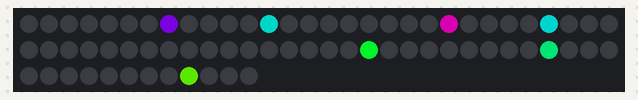
Recording of a sketch running on a simulated Arduino Uno, built with avr-gcc and run on an emulated ATmega328P. On the bench: 72 RGB LEDs in strip order, left to right, continuing on the next row. Random numbers use the default seed unless the sketch sets one.

Above: at 0.16 s.
At 6.43 s:
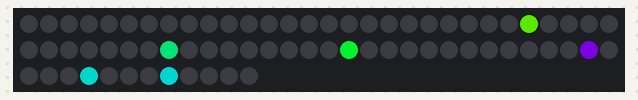
At 12.69 s:
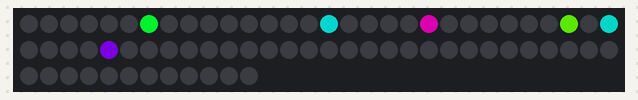
At 18.34 s:
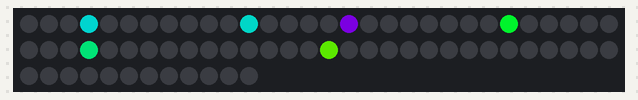
At 28.99 s:
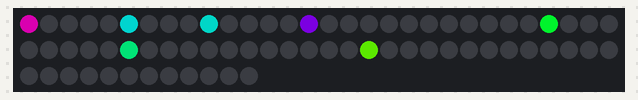
At 38.09 s:
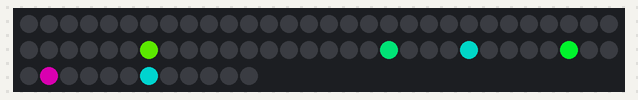

The sketch:

bouncing_pixels.ino
```cpp
#include <Adafruit_NeoPixel.h>

#define N_LEDS 72
#define PIN     1
#define NUM_PIXELS 11

/**
 * Defines a single pixel that bounces from one end of the light strip to the other.
 */
class BouncingPixel
{
  private:
    int _pos, _dir, _strip_size;
    double _color;

  public:
    BouncingPixel();
    BouncingPixel(int strip_size, double color, int init_pos, int dir);
    int next();
    double color();
};

/**
 * Empty constructor
 */
BouncingPixel::BouncingPixel() {
}

/**
 * Constructor for initializing the pixel.
 *
 * @param int strip_size The length of the led strip
 * @param double color The color of the pixel
 * @param int init_pos The initial position of the pixel (must be between 0 and N_LEDS)
 * @param int dir The initial direction of the pixel (1 goes up, -1 goes down)
 */
BouncingPixel::BouncingPixel(int strip_size, double color, int init_pos, int dir) {
  _color = color;
  _strip_size = strip_size;
  _pos = init_pos;
  _dir = dir;
}

/**
 * Retrive the next position on the strip for the pixel
 *
 * @return int
 */
int BouncingPixel::next() {
  _pos += _dir;
  if (_pos < 0) {
    _pos = 1;
    _dir = -_dir;
  }
  else if (_pos >= _strip_size) {
    _pos = _strip_size;
    _dir = -_dir;
  }

  return _pos;
}

/**
 * Get the color of the pixel
 *
 * @return double
 */
double BouncingPixel::color() {
  return _color;
}

/**
 * Global vars
 */
Adafruit_NeoPixel strip = Adafruit_NeoPixel(N_LEDS, PIN, NEO_GRB + NEO_KHZ800);
BouncingPixel pixels[NUM_PIXELS];

/**
 * Generate a color based on an value between 0 and 255
 * The colours are a transition r - g - b - back to r.
 *
 * Stole this from the 'cyberpunk' sketch
 *
 * @param byte WheelPos the desired position on the color wheel
 * @return strip.Color
 */
uint32_t wheel(byte WheelPos) {
  if(WheelPos < 85) {
   return strip.Color(WheelPos * 3, 255 - WheelPos * 3, 0);
  } else if(WheelPos < 170) {
   WheelPos -= 85;
   return strip.Color(255 - WheelPos * 3, 0, WheelPos * 3);
  } else {
   WheelPos -= 170;
   return strip.Color(0, WheelPos * 3, 255 - WheelPos * 3);
  }
}

/**
 * Initialize the project
 */
void setup() {
  strip.begin();

  for (int i = 0; i < NUM_PIXELS; i++) {
    pixels[i] = BouncingPixel(
      N_LEDS,
      wheel(random(1,255)),
      random(0, N_LEDS-1),
      random(-1,0)*-1
    );
  }
}

/**
 * Main loop
 */
void loop() {
  int loc;
  double color;

  for (int i = 0; i < NUM_PIXELS; i++) {
    loc = pixels[i].next();
    color = pixels[i].color();

    if (loc > 0) {
      strip.setPixelColor(loc-1, 0);
    }
    strip.setPixelColor(loc, color);

    if (loc < N_LEDS - 1) {
      strip.setPixelColor(loc+1, 0);
    }
  }

  strip.show();
  delay(15);
}
```
